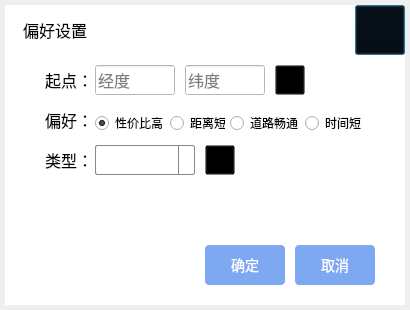
<?xml version="1.0" encoding="UTF-8"?>
<ui version="4.0">
 <class>InputDialogClass</class>
 <widget class="QDialog" name="InputDialogClass">
  <property name="geometry">
   <rect>
    <x>0</x>
    <y>0</y>
    <width>410</width>
    <height>310</height>
   </rect>
  </property>
  <property name="windowTitle">
   <string>Dialog</string>
  </property>
  <widget class="QWidget" name="widget" native="true">
   <property name="geometry">
    <rect>
     <x>5</x>
     <y>5</y>
     <width>400</width>
     <height>300</height>
    </rect>
   </property>
   <property name="styleSheet">
    <string notr="true">background:white;</string>
   </property>
   <widget class="QLabel" name="label_4">
    <property name="geometry">
     <rect>
      <x>0</x>
      <y>0</y>
      <width>100</width>
      <height>50</height>
     </rect>
    </property>
    <property name="font">
     <font>
      <family>微软雅黑 Light</family>
      <pointsize>12</pointsize>
     </font>
    </property>
    <property name="text">
     <string>偏好设置</string>
    </property>
    <property name="alignment">
     <set>Qt::AlignCenter</set>
    </property>
   </widget>
   <widget class="QPushButton" name="closeButton">
    <property name="geometry">
     <rect>
      <x>350</x>
      <y>0</y>
      <width>50</width>
      <height>50</height>
     </rect>
    </property>
    <property name="styleSheet">
     <string notr="true">background:transparent;</string>
    </property>
    <property name="text">
     <string/>
    </property>
    <property name="icon">
     <iconset resource="mainwindow.qrc">
      <normaloff>:/MainWindow/close_black.png</normaloff>:/MainWindow/close_black.png</iconset>
    </property>
    <property name="iconSize">
     <size>
      <width>30</width>
      <height>30</height>
     </size>
    </property>
   </widget>
   <widget class="QLabel" name="label">
    <property name="geometry">
     <rect>
      <x>40</x>
      <y>60</y>
      <width>50</width>
      <height>30</height>
     </rect>
    </property>
    <property name="font">
     <font>
      <family>微软雅黑 Light</family>
      <pointsize>12</pointsize>
     </font>
    </property>
    <property name="text">
     <string>起点：</string>
    </property>
   </widget>
   <widget class="QLineEdit" name="longitudeLineEdit">
    <property name="geometry">
     <rect>
      <x>90</x>
      <y>60</y>
      <width>80</width>
      <height>30</height>
     </rect>
    </property>
    <property name="font">
     <font>
      <family>微软雅黑 Light</family>
      <pointsize>12</pointsize>
     </font>
    </property>
    <property name="placeholderText">
     <string>经度</string>
    </property>
   </widget>
   <widget class="QLineEdit" name="latitudeLineEdit">
    <property name="geometry">
     <rect>
      <x>180</x>
      <y>60</y>
      <width>80</width>
      <height>30</height>
     </rect>
    </property>
    <property name="font">
     <font>
      <family>微软雅黑 Light</family>
      <pointsize>12</pointsize>
     </font>
    </property>
    <property name="placeholderText">
     <string>纬度</string>
    </property>
   </widget>
   <widget class="QPushButton" name="locateButton">
    <property name="geometry">
     <rect>
      <x>270</x>
      <y>60</y>
      <width>30</width>
      <height>30</height>
     </rect>
    </property>
    <property name="styleSheet">
     <string notr="true">background:transparent;</string>
    </property>
    <property name="text">
     <string/>
    </property>
    <property name="icon">
     <iconset resource="mainwindow.qrc">
      <normaloff>:/MainWindow/locate.png</normaloff>:/MainWindow/locate.png</iconset>
    </property>
    <property name="iconSize">
     <size>
      <width>30</width>
      <height>30</height>
     </size>
    </property>
   </widget>
   <widget class="QLabel" name="label_2">
    <property name="geometry">
     <rect>
      <x>40</x>
      <y>100</y>
      <width>50</width>
      <height>30</height>
     </rect>
    </property>
    <property name="font">
     <font>
      <family>微软雅黑 Light</family>
      <pointsize>12</pointsize>
     </font>
    </property>
    <property name="text">
     <string>偏好：</string>
    </property>
   </widget>
   <widget class="QRadioButton" name="radioButton0">
    <property name="geometry">
     <rect>
      <x>90</x>
      <y>110</y>
      <width>68</width>
      <height>16</height>
     </rect>
    </property>
    <property name="text">
     <string>性价比高</string>
    </property>
    <property name="checked">
     <bool>true</bool>
    </property>
   </widget>
   <widget class="QRadioButton" name="radioButton1">
    <property name="geometry">
     <rect>
      <x>165</x>
      <y>110</y>
      <width>55</width>
      <height>16</height>
     </rect>
    </property>
    <property name="text">
     <string>距离短</string>
    </property>
   </widget>
   <widget class="QRadioButton" name="radioButton2">
    <property name="geometry">
     <rect>
      <x>225</x>
      <y>110</y>
      <width>71</width>
      <height>16</height>
     </rect>
    </property>
    <property name="text">
     <string>道路畅通</string>
    </property>
   </widget>
   <widget class="QRadioButton" name="radioButton3">
    <property name="geometry">
     <rect>
      <x>300</x>
      <y>110</y>
      <width>89</width>
      <height>16</height>
     </rect>
    </property>
    <property name="text">
     <string>时间短</string>
    </property>
   </widget>
   <widget class="QLabel" name="label_3">
    <property name="geometry">
     <rect>
      <x>40</x>
      <y>140</y>
      <width>50</width>
      <height>30</height>
     </rect>
    </property>
    <property name="font">
     <font>
      <family>微软雅黑 Light</family>
      <pointsize>12</pointsize>
     </font>
    </property>
    <property name="text">
     <string>类型：</string>
    </property>
   </widget>
   <widget class="QComboBox" name="comboBox">
    <property name="geometry">
     <rect>
      <x>90</x>
      <y>140</y>
      <width>100</width>
      <height>30</height>
     </rect>
    </property>
    <property name="font">
     <font>
      <family>微软雅黑 Light</family>
      <pointsize>12</pointsize>
     </font>
    </property>
    <property name="styleSheet">
     <string notr="true">QComboBox{border-width:1px;border-style:solid;border-color:#888888;border-radius:2px 2px 2px 2px}
QComboBox::drop-down{border-width:1px;border-style:solid;border-left-color:#888888;}
QComboBox::down-arrow{image:url(:/MainWindow/down_arrow.png);width:12px;}</string>
    </property>
   </widget>
   <widget class="QPushButton" name="addCategoryButton">
    <property name="geometry">
     <rect>
      <x>200</x>
      <y>140</y>
      <width>30</width>
      <height>30</height>
     </rect>
    </property>
    <property name="styleSheet">
     <string notr="true">background:transparent</string>
    </property>
    <property name="text">
     <string/>
    </property>
    <property name="icon">
     <iconset resource="mainwindow.qrc">
      <normaloff>:/MainWindow/add.png</normaloff>:/MainWindow/add.png</iconset>
    </property>
    <property name="iconSize">
     <size>
      <width>30</width>
      <height>30</height>
     </size>
    </property>
   </widget>
   <widget class="QPushButton" name="confirmButton">
    <property name="geometry">
     <rect>
      <x>200</x>
      <y>240</y>
      <width>80</width>
      <height>40</height>
     </rect>
    </property>
    <property name="font">
     <font>
      <pointsize>-1</pointsize>
     </font>
    </property>
    <property name="styleSheet">
     <string notr="true">QPushButton{background-color:#7fa8f3;border:none;color:white;font-size:14px;border-radius:4px 4px 4px 4px}
QPushButton:hover{background-color:#96b6f2;}
QPushButton:pressed{background-color:#b4ccfa;}</string>
    </property>
    <property name="text">
     <string>确定</string>
    </property>
   </widget>
   <widget class="QPushButton" name="cancelButton">
    <property name="geometry">
     <rect>
      <x>290</x>
      <y>240</y>
      <width>80</width>
      <height>40</height>
     </rect>
    </property>
    <property name="font">
     <font>
      <pointsize>-1</pointsize>
     </font>
    </property>
    <property name="styleSheet">
     <string notr="true">QPushButton{background-color:#7fa8f3;border:none;color:white;font-size:14px;border-radius:4px 4px 4px 4px}
QPushButton:hover{background-color:#96b6f2;}
QPushButton:pressed{background-color:#b4ccfa;}</string>
    </property>
    <property name="text">
     <string>取消</string>
    </property>
   </widget>
  </widget>
 </widget>
 <resources>
  <include location="mainwindow.qrc"/>
 </resources>
 <connections/>
</ui>
